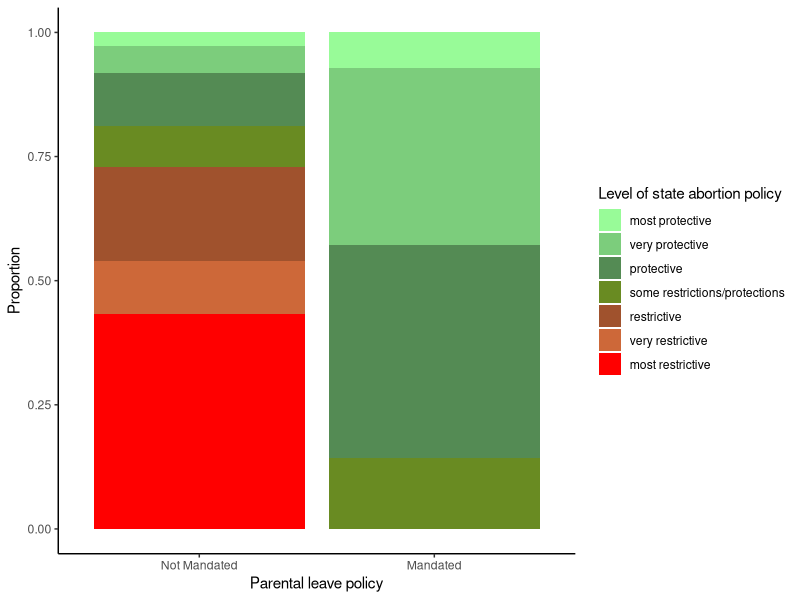
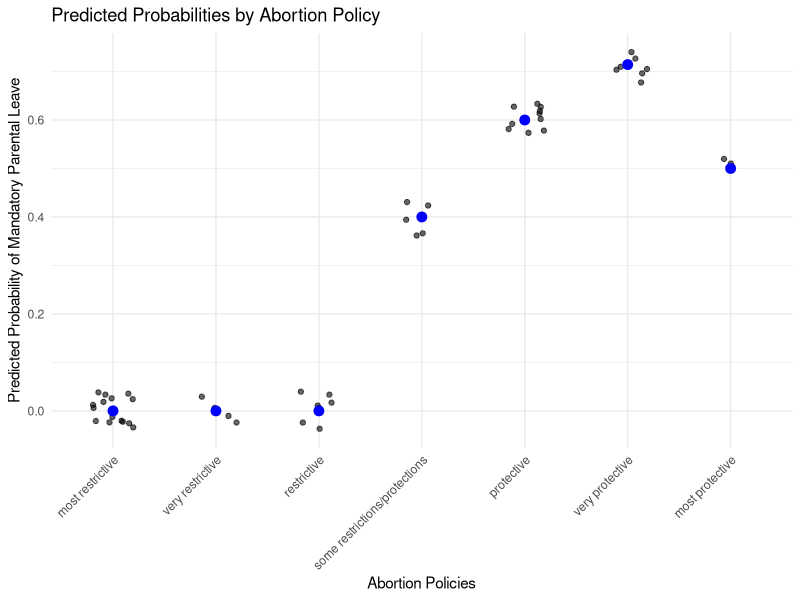
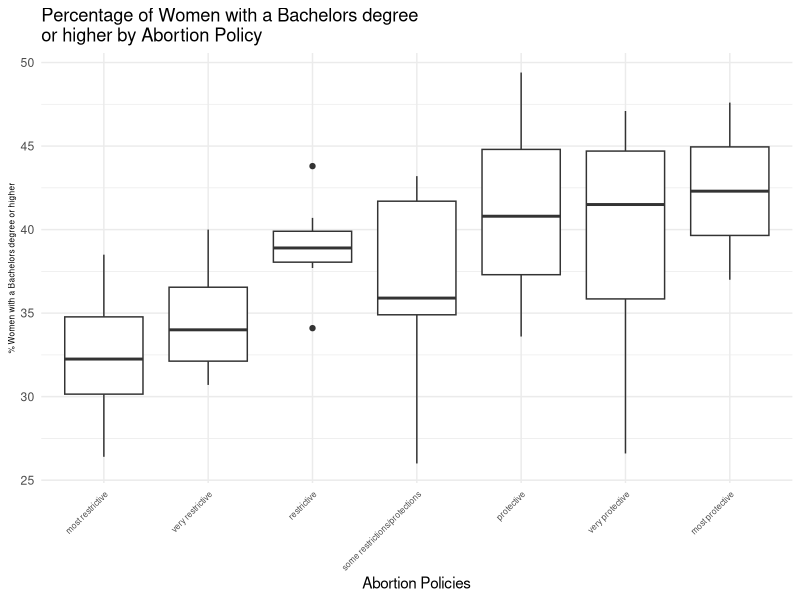
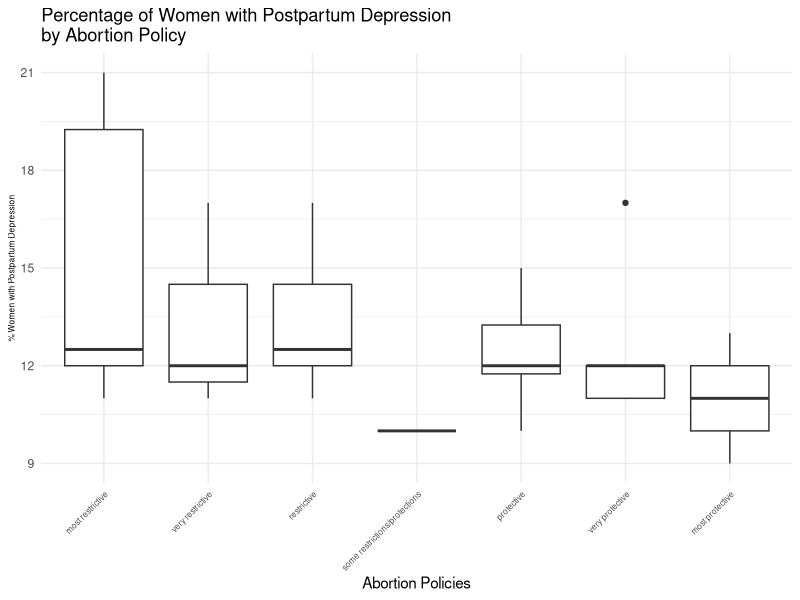
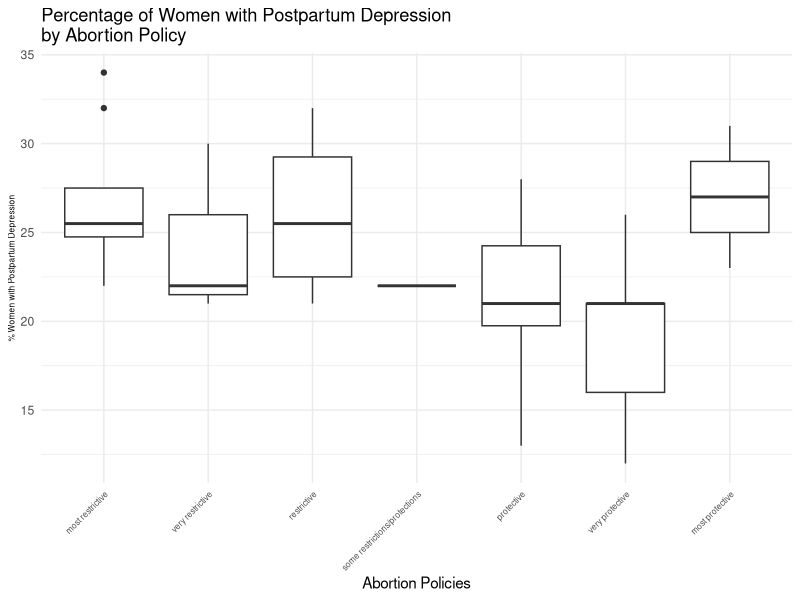
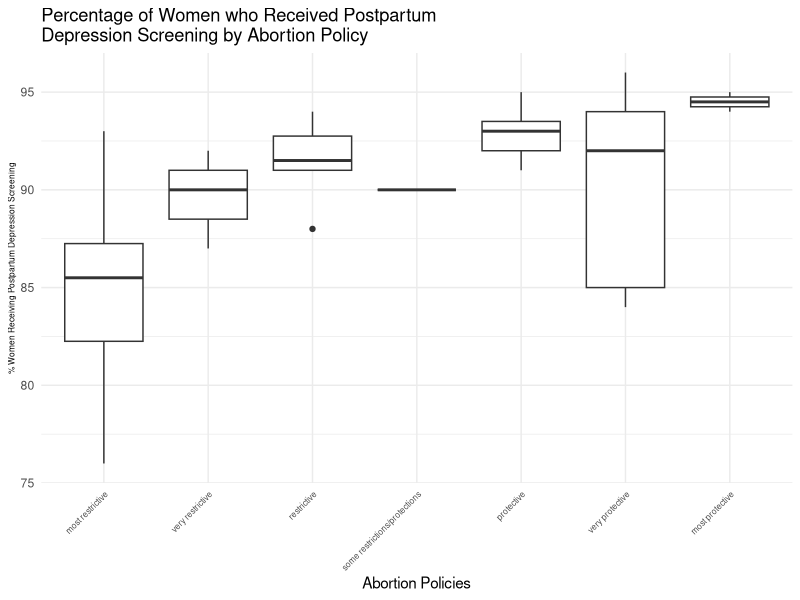
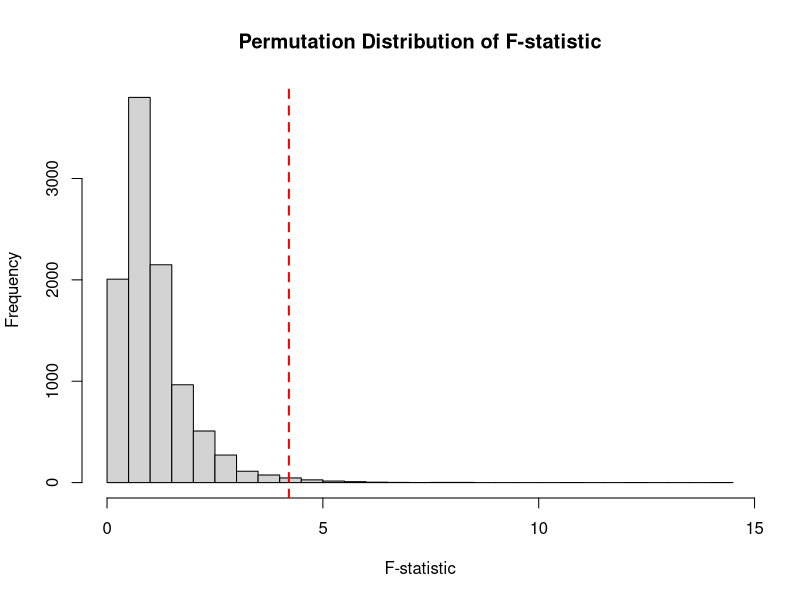
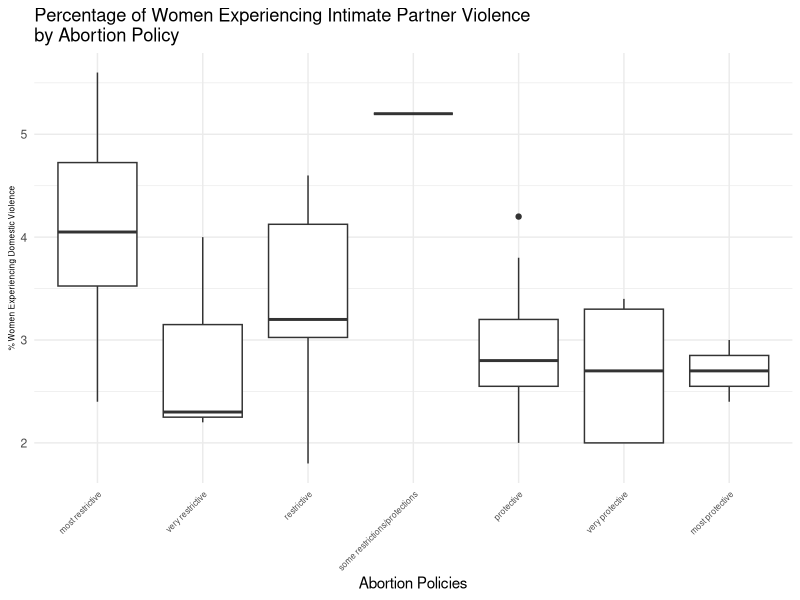

Source code (R) for these figures, in order:
## ---- chunk 1
library(tidyverse)
library(readr)
df <- read_csv("../data/clean_data/merged_data.csv", show_col_types = FALSE)
df <- df[!is.na(df$abortion_policies), ]
## ---- chunk 2
# reorder the levels of abortion policies
df$abortion_policies <- factor(df$abortion_policies, 
                              levels = c("most protective", "very protective", 
                                         "protective", "some restrictions/protections", 
                                         "restrictive", "very restrictive", "most restrictive"))

# create variable combining states that have declared parental leave policy as of now, even if not enacted
df$parental_leave_mandatory <- pmax(df$parental_leave_mandatory_enacted, df$parental_leave_mandatory_not_yet_enacted)

# stacked bar plot
ggplot(df, aes(x = as.factor(parental_leave_mandatory), fill = abortion_policies)) +
  geom_bar(position = "fill") +
  labs(x = "Parental leave policy", y = "Proportion", fill = "Level of state abortion policy") +
  scale_x_discrete(labels = c("0" = "Not Mandated", "1" = "Mandated")) +
  scale_fill_manual(values = c("palegreen", "palegreen3", "palegreen4",  "olivedrab4", "sienna", "sienna3", "red")) + # Adjust colors as needed
  theme_classic()
## ---- chunk 3
# fisher's exact test
contingency_table <- table(df$parental_leave_mandatory, df$abortion_policies)

fisher_test_result <- fisher.test(contingency_table)
print(fisher_test_result)

## ---- chunk 4
# order the levels of abortion policy
df$abortion_policies <- factor(df$abortion_policies, 
                               levels = c("most restrictive", 
                                          "very restrictive", 
                                          "restrictive", 
                                          "some restrictions/protections", 
                                          "protective", 
                                          "very protective", 
                                          "most protective"))


# logistic regression model
glm(parental_leave_mandatory_enacted ~ factor(abortion_policies), data = df, family = "binomial")

df$predicted_prob <- predict(glm(parental_leave_mandatory ~ factor(abortion_policies), 
                                  data = df, family = "binomial"), 
                             type = "response")

# visualize
ggplot(df, aes(x = abortion_policies, y = predicted_prob)) +
  geom_point(position = position_jitter(width = 0.2), alpha = 0.6) +
  stat_summary(fun = mean, geom = "point", color = "blue", size = 3) +
  labs(x = "Abortion Policies", 
       y = "Predicted Probability of Mandatory Parental Leave",
       title = "Predicted Probabilities by Abortion Policy") +
  theme_minimal() +
  theme(axis.text.x = element_text(angle = 45, hjust = 1))

## ---- chunk 5
# Kruskal-Wallis test
kruskal.test(percentage_women_BA_or_higher ~ abortion_policies, data = df)

# If Kruskal-Wallis is significant, run pairwise Wilcoxon tests
pairwise.wilcox.test(df$percentage_women_BA_or_higher, 
                     df$abortion_policies,
                     p.adjust.method = "bonferroni")


ggplot(df, aes(x = abortion_policies, y = percentage_women_BA_or_higher)) +
  geom_boxplot() +
  theme_minimal() +
  theme(axis.text.x = element_text(size = 6, angle = 45, hjust = 1),
        axis.title.y = element_text(size = 6)) + 
  labs(x = "Abortion Policies", 
       y = "% Women with a Bachelors degree or higher",
       title = "Percentage of Women with a Bachelors degree \nor higher by Abortion Policy")
## ---- chunk 6
# Kruskal-Wallis test
kruskal.test(percent_women_with_postpartum_depression_2021 ~ abortion_policies, data = df)

pairwise.wilcox.test(df$percent_women_with_postpartum_depression_2021, 
                     df$abortion_policies,
                     p.adjust.method = "bonferroni")

# accompanying visualization
ggplot(df, aes(x = abortion_policies, y = percent_women_with_postpartum_depression_2021)) +
  geom_boxplot() +
  theme_minimal() +
  theme(axis.text.x = element_text(size = 6, angle = 45, hjust = 1),
        axis.title.y = element_text(size = 6)) + 
  labs(x = "Abortion Policies", 
       y = "% Women with Postpartum Depression",
       title = "Percentage of Women with Postpartum Depression \nby Abortion Policy")
## ---- chunk 7
# Kruskal-Wallis test
kruskal.test(women_with_depression_before_or_during_pregnancy_2021 ~ abortion_policies, data = df)

pairwise.wilcox.test(df$women_with_depression_before_or_during_pregnancy_2021, 
                     df$abortion_policies,
                     p.adjust.method = "bonferroni")

# accompanying visualization
ggplot(df, aes(x = abortion_policies, y = women_with_depression_before_or_during_pregnancy_2021)) +
  geom_boxplot() +
  theme_minimal() +
  theme(axis.text.x = element_text(size = 6, angle = 45, hjust = 1),
        axis.title.y = element_text(size = 6)) + 
  labs(x = "Abortion Policies", 
       y = "% Women with Postpartum Depression",
       title = "Percentage of Women with Postpartum Depression \nby Abortion Policy")
## ---- chunk 8
# Kruskal-Wallis test
kruskal.test(percent_women_who_received_a_postpartum_depression_screening_2021 ~ abortion_policies, data = df)

pairwise.wilcox.test(df$percent_women_who_received_a_postpartum_depression_screening_2021, 
                     df$abortion_policies,
                     p.adjust.method = "bonferroni")

# accompanying visualization
ggplot(df, aes(x = abortion_policies, y = percent_women_who_received_a_postpartum_depression_screening_2021)) +
  geom_boxplot() +
  theme_minimal() +
  theme(axis.text.x = element_text(size = 6, angle = 45, hjust = 1),
        axis.title.y = element_text(size = 6)) + 
  labs(x = "Abortion Policies", 
       y = "% Women Receiving Postpartum Depression Screening",
       title = "Percentage of Women who Received Postpartum \nDepression Screening by Abortion Policy")
## ---- chunk 9
# Permutation test
n_perm <- 10000 

# observed F-statistic
observed_anova <- aov(percent_women_who_received_a_postpartum_depression_screening_2021 ~ abortion_policies, data = df)
observed_F <- summary(observed_anova)[[1]][["F value"]][1]

set.seed(6547) 
perm_F <- numeric(n_perm)

for (i in 1:n_perm) {
  # Permute the response variable
  permuted_data <- df
  permuted_data$percent_women_who_received_a_postpartum_depression_screening_2021 <- sample(permuted_data$percent_women_who_received_a_postpartum_depression_screening_2021)
  
  # Perform ANOVA on permuted data
  perm_anova <- aov(percent_women_who_received_a_postpartum_depression_screening_2021 ~ abortion_policies, data = permuted_data)
  perm_F[i] <- summary(perm_anova)[[1]][["F value"]][1]
}

# Calculate p-value
p_value <- mean(perm_F >= observed_F)

# Print results
cat("Observed F-statistic:", observed_F, "\n")
cat("Permutation Test p-value:", p_value, "\n")

# Visualize the permutation distribution
hist(perm_F, breaks = 30, main = "Permutation Distribution of F-statistic", xlab = "F-statistic")
abline(v = observed_F, col = "red", lwd = 2, lty = 2)
## ---- chunk 10
# Kruskal-Wallis test
kruskal.test(percent_women_experiencing_intimate_partner_violence_2021 ~ abortion_policies, data = df)

pairwise.wilcox.test(df$percent_women_experiencing_intimate_partner_violence_2021, 
                     df$abortion_policies,
                     p.adjust.method = "bonferroni")

# accompanying visualization
ggplot(df, aes(x = abortion_policies, y = percent_women_experiencing_intimate_partner_violence_2021)) +
  geom_boxplot() +
  theme_minimal() +
  theme(axis.text.x = element_text(size = 6, angle = 45, hjust = 1),
        axis.title.y = element_text(size = 6)) + 
  labs(x = "Abortion Policies", 
       y = "% Women Experiencing Domestic Violence",
       title = "Percentage of Women Experiencing Intimate Partner Violence \nby Abortion Policy")
